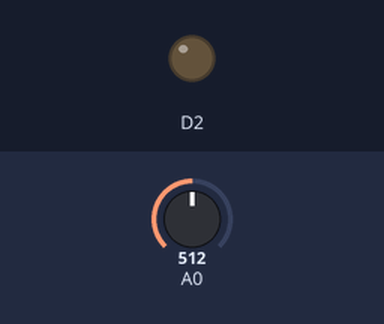
This sketch was run on a simulated ESP8266 (NodeMCU). On the bench: output pins drawn as LEDs (lit = HIGH). The inputs (shaded band) are chosen by the test bench; at power-on: A0 = 512. WiFi joins after 1.5 s; servers stay silent unless stated; the Firebase database answers and starts empty; what the sketch prints to the serial monitor is not drawn.

Above: at 2.26 s.
Timing chart, 0 to 3.9 s (numbered marks = the images above):
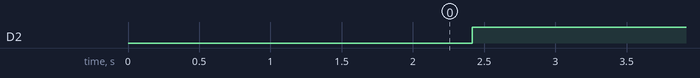

The sketch:

sketch_may02a.ino
```cpp
#include <Wire.h>
#include<ESP8266WiFi.h>
#include "DHTesp.h"
#include <Firebase_ESP_Client.h>
#include <OneWire.h>
#include <DallasTemperature.h>
#include "addons/TokenHelper.h"
#include "addons/RTDBHelper.h"

#define API_KEY "AIzaSyDzj7ipac-QzAIccMaJjm6ctaxWJ8jwgno"
#define DATABASE_URL "https://dp-project-e9482-default-rtdb.firebaseio.com/"

FirebaseData fbdo;

FirebaseAuth auth;
FirebaseConfig config;
bool signupOK=false;

WiFiServer server(301);
int pumpState = 0;
int growLight = 0;
const int ldrPin = 5;
void setup() {
  // put your setup code here, to run once:
  Serial.begin(9600);
  delay(100);
  WiFi.mode(WIFI_STA);
  Serial.println(WiFi.localIP());
  Serial.print("Start connection");
  WiFi.begin("Mi 11X","12345a678");
  while((!(WiFi.status()== WL_CONNECTED))){
      Serial.print("..");
      delay(1000);
    }
     server.begin();
  Serial.println("Server started");

  // Print the IP address
  Serial.println(WiFi.localIP());
  Serial.println("Connected");
  config.api_key = API_KEY;
  config.database_url = DATABASE_URL;
  if (Firebase.signUp(&config, &auth, "", "")){
    Serial.println("ok");
    signupOK = true;
  }
  else{
    Serial.print("world");
    Serial.printf("%s\n", config.signer.signupError.message.c_str());
  }
  config.token_status_callback = tokenStatusCallback; //see addons/TokenHelper.h
  Firebase.begin(&config, &auth);
  Firebase.reconnectWiFi(true);
  Serial.println("Firebase is Ready");
  pinMode(D2,OUTPUT);
  pinMode(ldrPin,INPUT);
  digitalWrite(D2,LOW);
}

void loop(){
    Serial.print("Pump: ");
  Serial.println(pumpState);
  int ldrstatus = analogRead(ldrPin);
  Serial.println(ldrstatus);

  if(ldrstatus==1023){
    growLight = 1;
    Firebase.RTDB.setInt(&fbdo,"/growLight",growLight);
  }
  else{
    growLight = 0;
    Firebase.RTDB.setInt(&fbdo,"/growLight",growLight);
  }
  if(Firebase.ready() && signupOK){
     if(Firebase.RTDB.getInt(&fbdo,"/growLight")){
        growLight = fbdo.intData();
        if(growLight==1)digitalWrite(D2,LOW);
        else digitalWrite(D2,HIGH);
     }
  }

 Serial. println("--------------");
  delay(200);
}
```

Measured:
- by itself, D2: LOW → HIGH at 2.4 s
